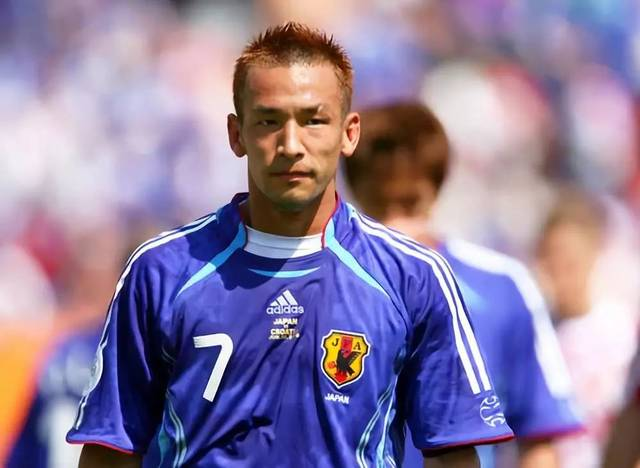
#> input picture CVtutor/resource/aa.jpeg, 640 x 468 px
$ python Chapter2.py
#> lines starting #> are read from the running program, lines starting #| are printed output that depends on the picture; after the words box and inside, x2 and y2 are one past the last pixel; in counts of white or black regions, pixels touching at a corner belong together
import cv2
import numpy as np
img = cv2. imread("./resource/aa.jpeg")
#> img is the input picture: shape (468, 640, 3); mean B, G, R 159.4, 127.5, 144
imgGrey =cv2.cvtColor(img, cv2.COLOR_BGR2GRAY)
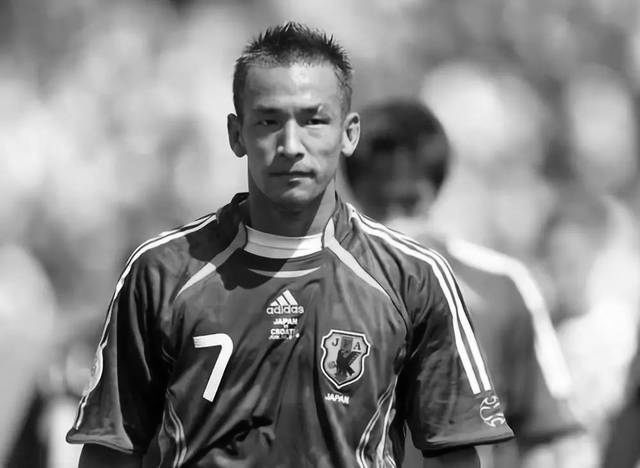
#> imgGrey: shape (468, 640); min 0, max 255, mean 136.1
imgBlur = cv2.GaussianBlur(imgGrey, ( 3,3 ) , 3)
imgCannay = cv2.Canny(imgBlur,100,150)
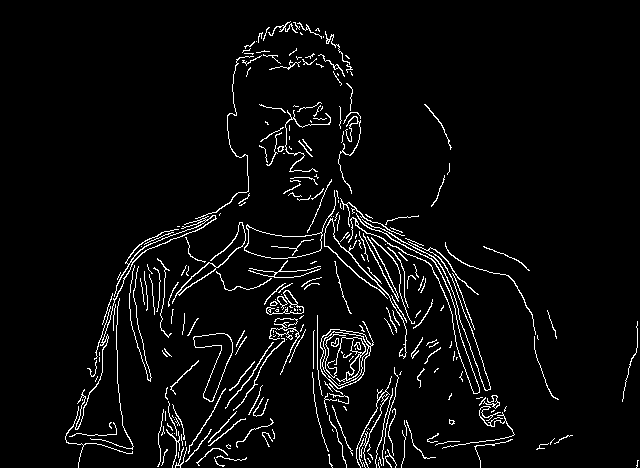
#> imgCannay: shape (468, 640); 4.4% white in thin lines or dots, all inside (x1, y1, x2, y2) = (65, 21, 639, 468)
kernel = np.ones((3,3),"uint8")
imgDia = cv2.dilate(imgCannay,kernel,iterations=1)
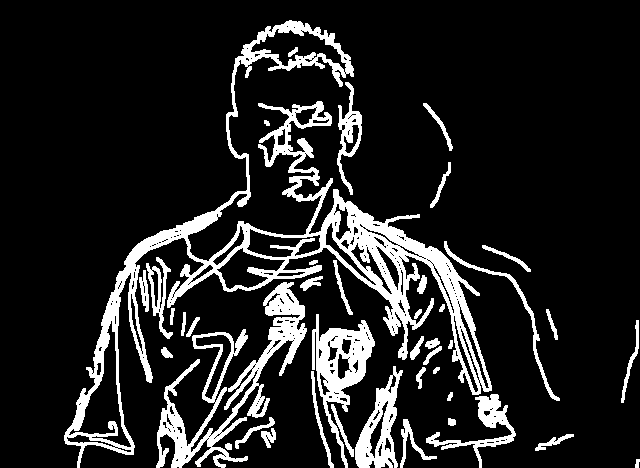
#> imgDia: shape (468, 640); 13.9% white; 42 white regions, largest, box (x1, y1, x2, y2) and area: (64, 20, 492, 468) 21431, (156, 282, 307, 468) 6573, (312, 314, 375, 468) 3260
imgErode = cv2.erode(imgDia,kernel,iterations=1)
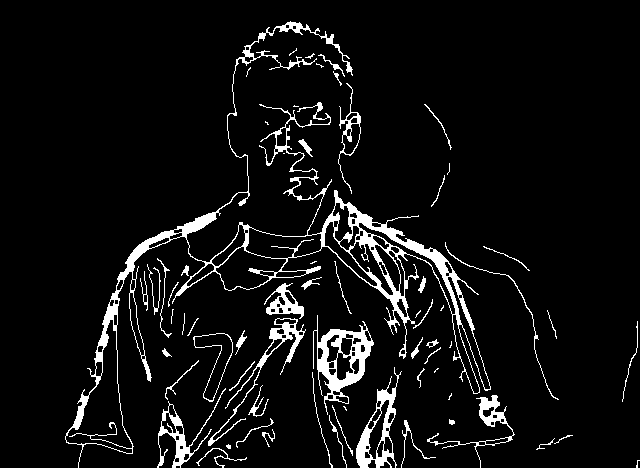
#> imgErode: shape (468, 640); 6.5% white; 66 white regions (18 under 20 px), largest, box (x1, y1, x2, y2) and area: (65, 21, 491, 468) 9777, (313, 315, 374, 415) 1899, (356, 367, 402, 468) 1253


cv2.imshow("Image_Grey",imgGrey)
cv2.imshow("Image_Blur",imgBlur)
cv2.imshow("Image_canny",imgCannay)
cv2.imshow("Image_Dia",imgDia)
cv2.imshow("Image_Erode",imgErode)
cv2.waitKey(0)
